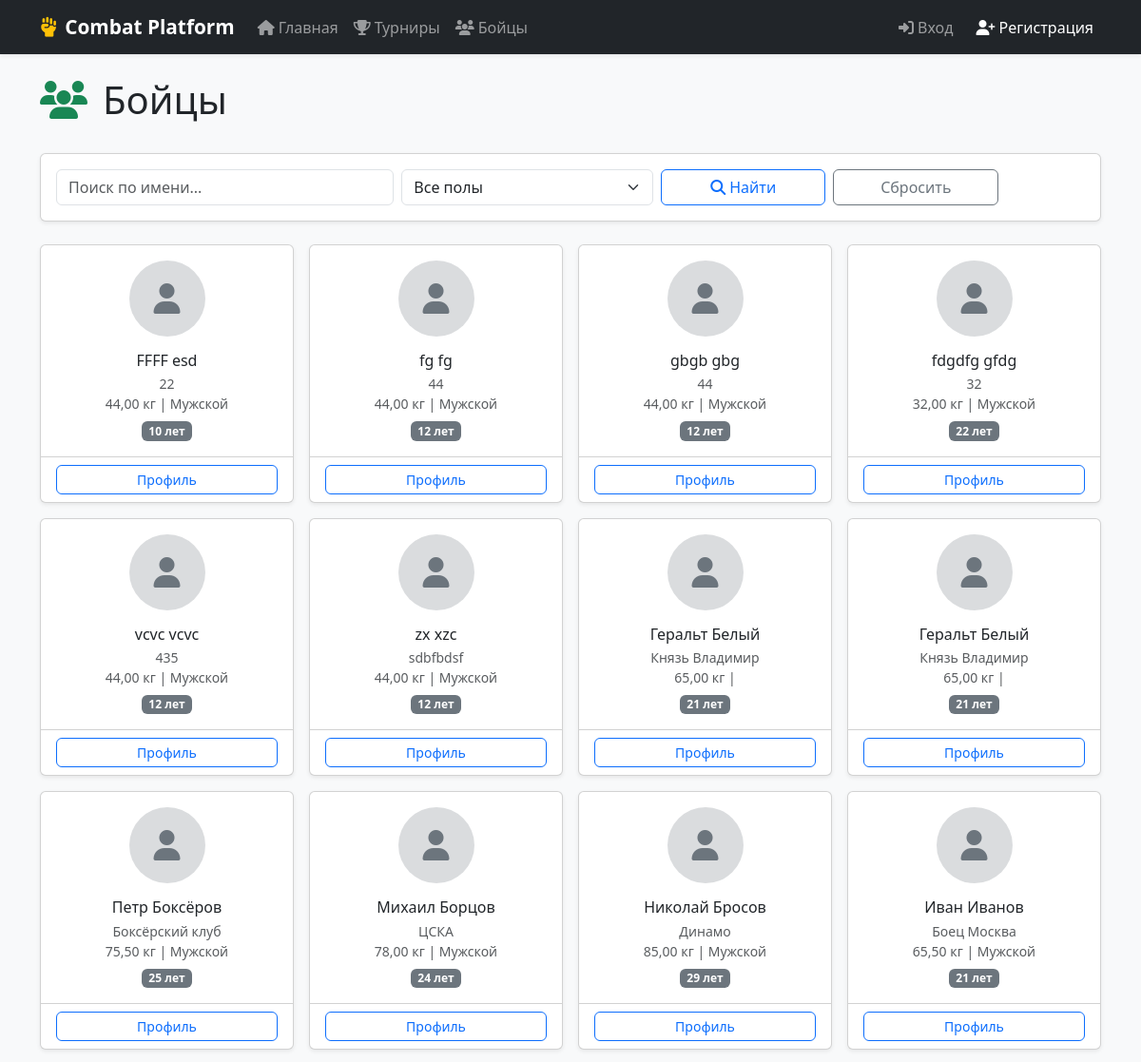
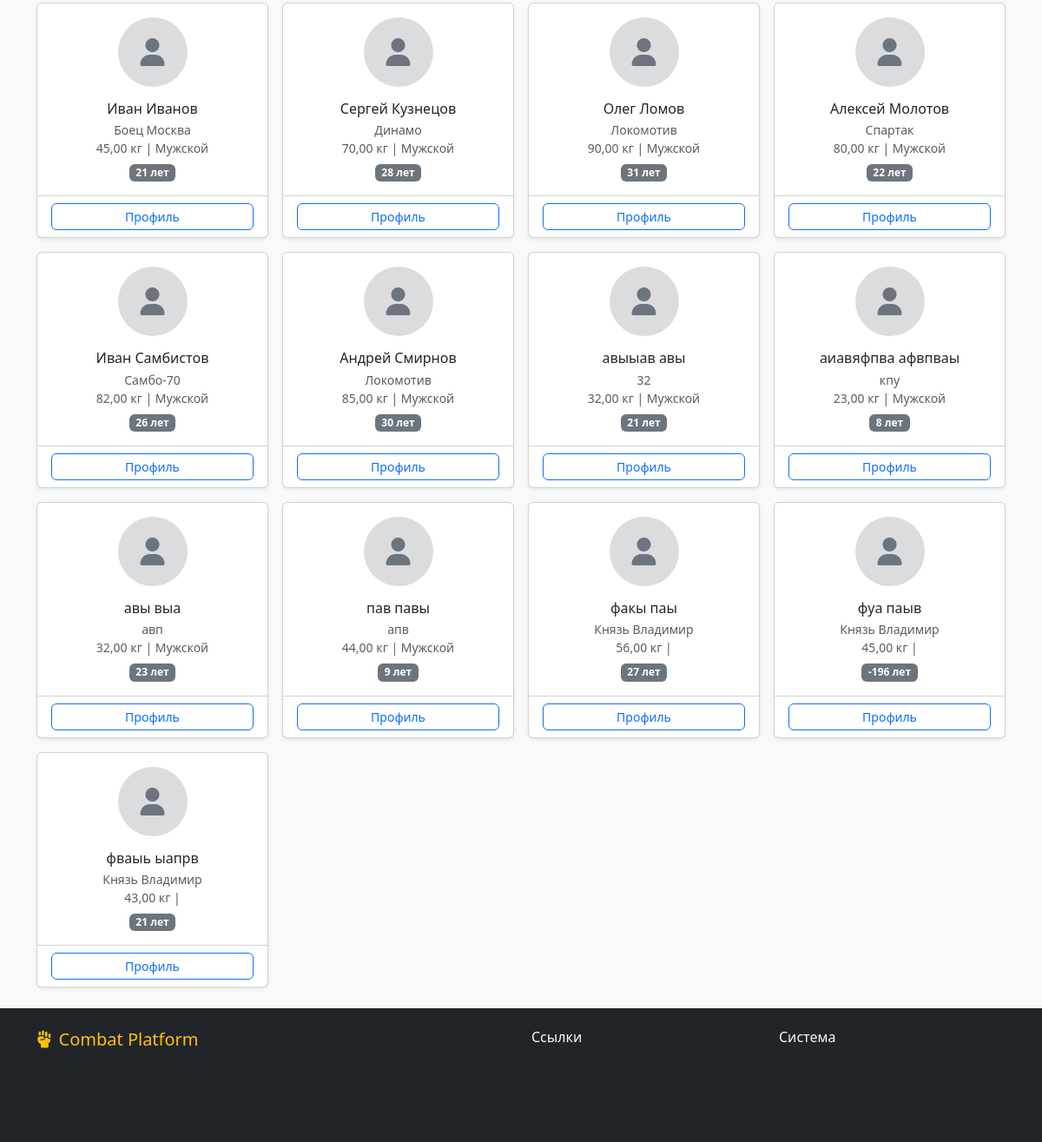
Before: /tournaments/fighters/ with the older database file (2 pictures, top to bottom).
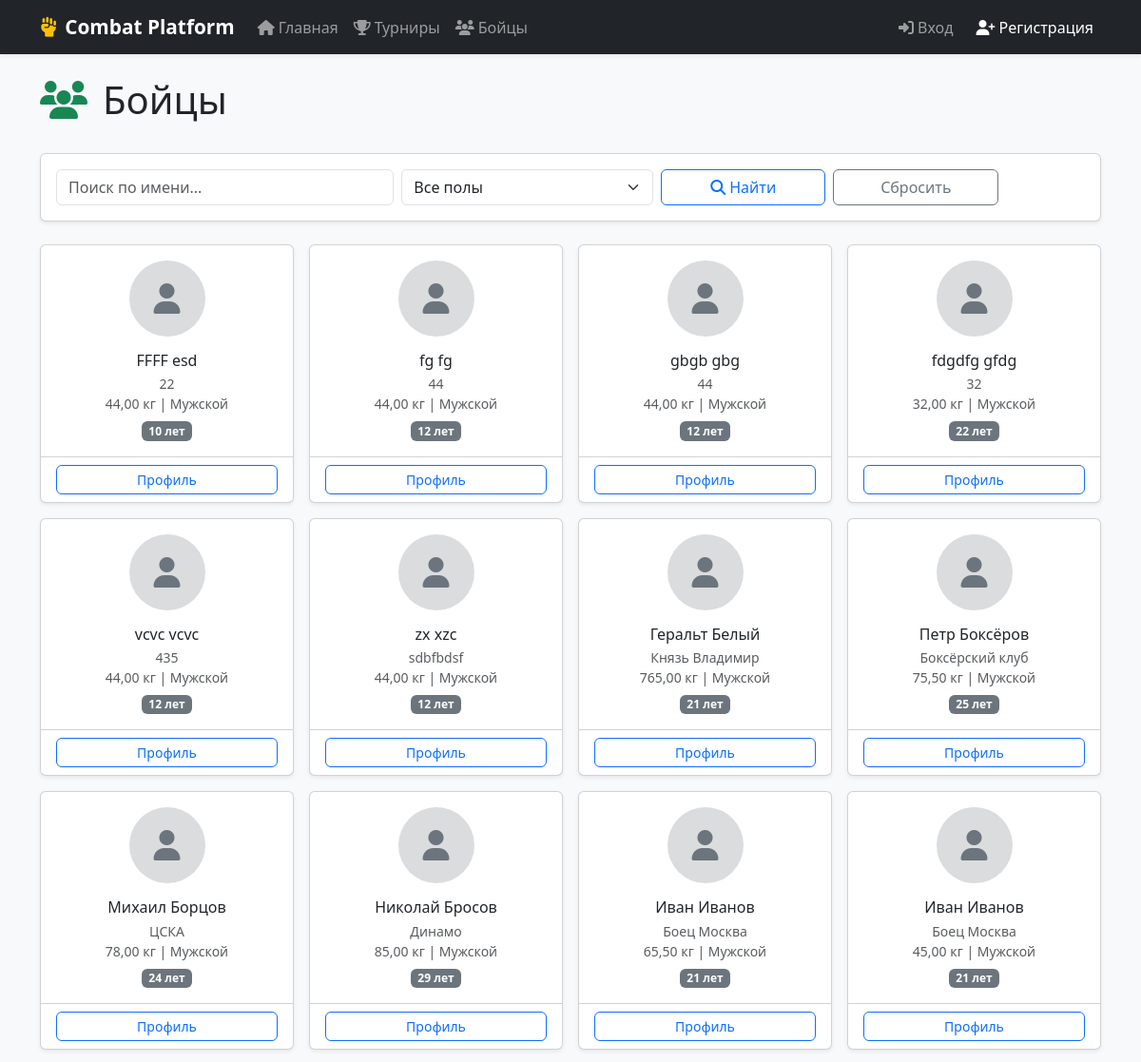
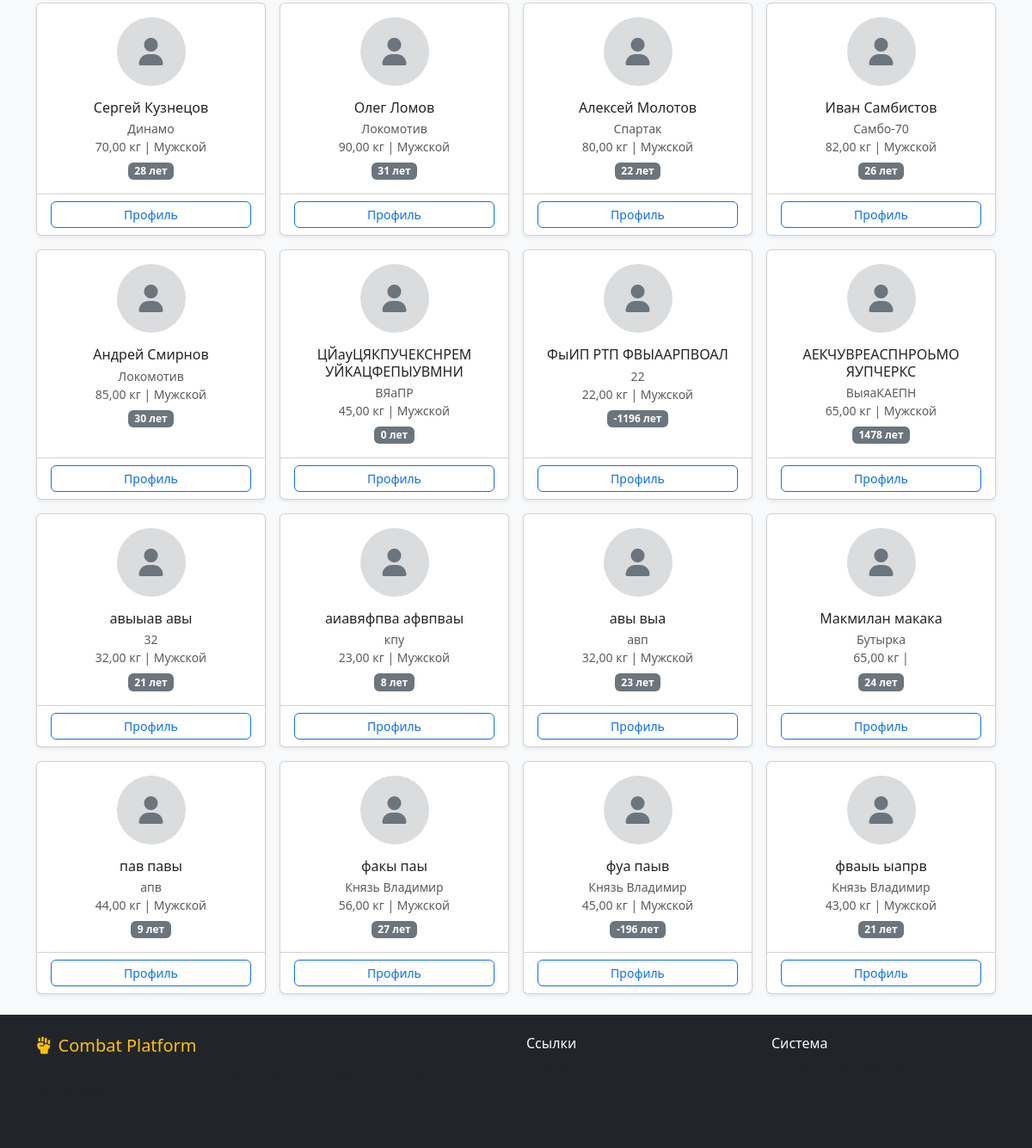
After: the same page with the newer database file (2 pictures, top to bottom).
### tournaments/models/fighter.py (models this page shows, shortened)
class Fighter(models.Model):
    GENDER_CHOICES = (('M', 'Мужской'), ('F', 'Женский'))
    user = models.OneToOneField(
        User, on_delete=models.CASCADE,
        related_name='fighter', verbose_name='Пользователь'
    )
    first_name = models.CharField(max_length=100, verbose_name='Имя')
    last_name = models.CharField(max_length=100, verbose_name='Фамилия')
    date_of_birth = models.DateField(validators=[validate_birth_date], verbose_name='Дата рождения')
    gender = models.CharField(max_length=1, choices=GENDER_CHOICES, verbose_name='Пол')
    weight = models.DecimalField(
        max_digits=5, decimal_places=2,
        validators=[validate_weight],
        verbose_name='Вес (кг)'
    )
    club = models.CharField(max_length=200, verbose_name='Клуб')
    coach = models.CharField(max_length=200, verbose_name='Тренер')
    photo = models.ImageField(upload_to='fighters', blank=True, null=True, verbose_name='Фото')
    created_at = models.DateTimeField(auto_now_add=True)
    country = models.ForeignKey(Country, on_delete=models.SET_NULL, null=True, blank=True, verbose_name='Страна')
    city = models.ForeignKey(City, on_delete=models.SET_NULL, null=True, blank=True, verbose_name='Город')
    class Meta:
        verbose_name = 'Боец'
        verbose_name_plural = 'Бойцы'
        ordering = ['last_name', 'first_name']
    @property
    def full_name(self):
        return f"{self.first_name} {self.last_name}"
    @property
    def age(self):
        if not self.date_of_birth:
            return None
        today = date.today()
        return today.year - self.date_of_birth.year - (
                (today.month, today.day) < (self.date_of_birth.month, self.date_of_birth.day)
        )

### tournaments/views/participants.py (the view)
# urls.py: path('fighters/', views.fighter_list, name='fighter_list'),
def fighter_list(request):
    fighters = Fighter.objects.all().select_related('user')
    search = request.GET.get('search', '')
    gender = request.GET.get('gender', '')
    club = request.GET.get('club', '')
    if search:
        fighters = fighters.filter(
            Q(first_name__icontains=search) | Q(last_name__icontains=search)
        )
    if gender:
        fighters = fighters.filter(gender=gender)
    if club:
        fighters = fighters.filter(club__icontains=club)
    return render(request, 'tournaments/fighter_list.html', {
        'fighters': fighters.order_by('last_name', 'first_name'),
        'search': search,
        'gender_filter': gender,
    })

### users/context_processors.py (called while the page is built, shortened)
def user_role(request):
    if not request.user.is_authenticated:
        return {'user_role': None, 'role': 'guest'}

### templates/tournaments/fighter_list.html (shortened to what this page needs)
{% extends 'base.html' %}
{% block content %}
<div class="d-flex justify-content-between align-items-center mb-4">
    <h1><i class="fas fa-users me-3 text-success"></i>Бойцы</h1>
</div>
<div class="card mb-4 shadow-sm">
    <div class="card-body">
        <form method="get" class="row g-2 align-items-end">
            <div class="col-md-4">
                <input type="text" name="search" class="form-control" placeholder="Поиск по имени..." value="{{ search|default:'' }}">
            </div>
            <div class="col-md-3">
                <select name="gender" class="form-select">
                    <option value="">Все полы</option>
                </select>
            </div>
            <div class="col-md-2">
                <button type="submit" class="btn btn-outline-primary w-100"><i class="fas fa-search me-1"></i>Найти</button>
            </div>
            <div class="col-md-2">
                <a href="{% url 'tournaments:fighter_list' %}" class="btn btn-outline-secondary w-100">Сбросить</a>
            </div>
        </form>
    </div>
</div>
<div class="row g-3">
    {% for fighter in fighters %}
        <div class="col-md-4 col-lg-3">
            <div class="card h-100 shadow-sm text-center">
                <div class="card-body">
                    {% if fighter.photo %}
                        <img src="{{ fighter.photo.url }}" class="rounded-circle mb-3" style="width: 80px; height: 80px; object-fit: cover;">
                    {% else %}
                        <div class="rounded-circle bg-secondary bg-opacity-25 d-inline-flex align-items-center justify-content-center mb-3" style="width: 80px; height: 80px;">
                            <i class="fas fa-user fa-2x text-secondary"></i>
                        </div>
                    {% endif %}
                    <h6 class="card-title mb-1">{{ fighter.full_name }}</h6>
                    <small class="text-muted d-block">{{ fighter.club }}</small>
                    <small class="text-muted d-block">{{ fighter.weight|default:"—" }} кг | {{ fighter.get_gender_display }}</small>
                    <span class="badge bg-secondary mt-2">{{ fighter.age }} лет</span>
                </div>
                <div class="card-footer bg-transparent">
                    <a href="{% url 'tournaments:fighter_detail' fighter.id %}" class="btn btn-sm btn-outline-primary w-100">Профиль</a>
                </div>
            </div>
        </div>
    {% empty %}
        <div class="col-12 text-center py-5 text-muted">
            <i class="fas fa-users fa-4x mb-3"></i>
            <h4>Бойцов не найдено</h4>
        </div>
    {% endfor %}
</div>
{% endblock %}

### templates/base.html (shortened to what this page needs)
{% load static %}
<!DOCTYPE html>
<html lang="ru">
<head>
    <link href="https://cdn.jsdelivr.net/npm/bootstrap@5.3.2/dist/css/bootstrap.min.css" rel="stylesheet">
    <link rel="stylesheet" href="https://cdnjs.cloudflare.com/ajax/libs/font-awesome/6.5.1/css/all.min.css">
    <link rel="stylesheet" href="{% static 'css/style.css' %}">
</head>
<body class="d-flex flex-column min-vh-100">
    <nav class="navbar navbar-expand-lg navbar-dark bg-dark shadow-sm">
        <div class="container">
            <a class="navbar-brand fw-bold" href="{% url 'home' %}">
                <i class="fas fa-fist-raised me-2 text-warning"></i>Combat Platform
            </a>
            <div class="collapse navbar-collapse" id="navbarNav">
                <ul class="navbar-nav me-auto">
                    <li class="nav-item">
                        <a class="nav-link" href="{% url 'home' %}"><i class="fas fa-home me-1"></i>Главная</a>
                    </li>
                    <li class="nav-item">
                        <a class="nav-link" href="{% url 'tournaments:tournament_list' %}"><i class="fas fa-trophy me-1"></i>Турниры</a>
                    </li>
                    <li class="nav-item">
                        <a class="nav-link" href="{% url 'tournaments:fighter_list' %}"><i class="fas fa-users me-1"></i>Бойцы</a>
                    </li>
                </ul>
                <ul class="navbar-nav align-items-center">
                    {% if user.is_authenticated %}
                        <li class="nav-item dropdown">
                            <a class="nav-link dropdown-toggle d-flex align-items-center" href="#" data-bs-toggle="dropdown">
                                {% if user.profile.photo %}
                                    <img src="{{ user.profile.photo.url }}" alt="Avatar" class="rounded-circle me-2" style="width: 32px; height: 32px; object-fit: cover; border: 2px solid #6c757d;">
                                {% else %}
                                    <i class="fas fa-user-circle me-2 fs-4"></i>
                                {% endif %}
                                <span class="fw-bold">
                                    {% if user.last_name or user.first_name %}
                                        {{ user.last_name }} {{ user.first_name }}
                                    {% else %}
                                        {{ user.username }}
                                    {% endif %}
                                </span>
                                {% if user_role %}
                                    <span class="badge {{ user_role.badge_class }} {{ user_role.text_class }} ms-2">
                                        <i class="fas {{ user_role.icon }} me-1"></i>{{ user_role.label }}
                                    </span>
                                {% elif role == 'system_admin' %}
                                    <span class="badge bg-danger ms-2"><i class="fas fa-shield-alt me-1"></i>Системный админ</span>
                                {% elif role == 'tournament_admin' %}
                                    <span class="badge bg-primary ms-2"><i class="fas fa-user-tie me-1"></i>Администратор</span>
                                {% elif role == 'judge' %}
                                    <span class="badge bg-warning text-dark ms-2"><i class="fas fa-gavel me-1"></i>Судья</span>
                                {% elif role == 'coach' %}
                                    <span class="badge bg-info text-dark ms-2"><i class="fas fa-users me-1"></i>Тренер</span>
                                {% elif role == 'fighter' %}
                                    <span class="badge bg-success ms-2"><i class="fas fa-fist-raised me-1"></i>Участник</span>
                                {% endif %}
                            </a>
                            <ul class="dropdown-menu dropdown-menu-end">
                                {% if role == 'fighter' %}
                                    <li><a class="dropdown-item" href="{% url 'tournaments:my_registrations' %}"><i class="fas fa-user-check me-2"></i>Мои регистрации</a></li>
                                {% endif %}
                                <li><a class="dropdown-item" href="{% url 'users:profile' %}"><i class="fas fa-user-cog me-2"></i>Личный кабинет</a></li>
                                <li><hr class="dropdown-divider"></li>
                                {% if role == 'system_admin' or user.is_superuser %}
                                    <li><a class="dropdown-item" href="/admin/"><i class="fas fa-user-shield me-2"></i>Django Admin</a></li>
                                {% endif %}
                                <li><a class="dropdown-item text-danger" href="{% url 'users:logout' %}"><i class="fas fa-sign-out-alt me-2"></i>Выйти</a></li>
                            </ul>
                        </li>
                    {% else %}
                        <li class="nav-item">
                            <a class="nav-link" href="{% url 'users:login' %}"><i class="fas fa-sign-in-alt me-1"></i>Вход</a>
                        </li>
                        <li class="nav-item">
                            <a class="nav-link btn btn-primary btn-sm ms-2 text-white" href="{% url 'users:register' %}"><i class="fas fa-user-plus me-1"></i>Регистрация</a>
                        </li>
                    {% endif %}
                </ul>
            </div>
        </div>
    </nav>
    <main class="container py-4 flex-grow-1">
        {% block content %}{% endblock %}
    </main>
    <footer class="bg-dark text-light py-4 mt-auto">
        <div class="container">
            <div class="row">
                <div class="col-md-6">
                    <h5 class="text-warning"><i class="fas fa-fist-raised me-2"></i>Combat Platform</h5>
                    <p class="text-muted small">Профессиональная система для организации турниров по боевым единоборствам</p>
                </div>
                <div class="col-md-3">
                    <h6>Ссылки</h6>
                    <ul class="list-unstyled small">
                        <li><a href="{% url 'home' %}" class="text-muted text-decoration-none">Главная</a></li>
                        <li><a href="{% url 'tournaments:tournament_list' %}" class="text-muted text-decoration-none">Турниры</a></li>
                        <li><a href="{% url 'tournaments:fighter_list' %}" class="text-muted text-decoration-none">Бойцы</a></li>
                    </ul>
                </div>
                <div class="col-md-3">
                    <h6>Система</h6>
                    <p class="text-muted small mb-0">&copy; {% now "Y" %} Combat Platform</p>
                </div>
            </div>
        </div>
    </footer>
</body>
</html>

### static/css/style.css (style rules this page uses)
html, body { min-height: 100vh; }
body { display: flex; flex-direction: column; background-color: #f8f9fa; }
main { flex: 1; }
.card { transition: box-shadow 0.2s ease; }
.navbar-brand { font-size: 1.3rem; }
.btn-group-sm > .btn, .btn-sm { border-radius: 0.375rem; }

Changed rows visible on the page:
removed Fighter: full_name "Геральт Белый", club "Князь Владимир", weight "65,00", age "21"
changed Fighter "Геральт Белый": weight "65,00" → "765,00"; gender (not shown) → "Мужской"
added Fighter: full_name "ЦЙауЦЯКПУЧЕКСНРЕМ УЙКАЦФЕПЫУВМНИ", club "ВЯаПР", weight "45,00", gender "Мужской", age "0"
added Fighter: full_name "ФыИП РТП ФВЫААРПВОАЛ", club "22", weight "22,00", gender "Мужской", age "-1196"
added Fighter: full_name "АЕКЧУВРЕАСПНРОЬМО ЯУПЧЕРКС", club "ВыяаКАЕПН", weight "65,00", gender "Мужской", age "1478"
added Fighter: full_name "Макмилан макака", club "Бутырка", weight "65,00", age "24"
changed Fighter "факы паы": gender (not shown) → "Мужской"
changed Fighter "фуа паыв": gender (not shown) → "Мужской"
changed Fighter "фваыь ыапрв": gender (not shown) → "Мужской"
